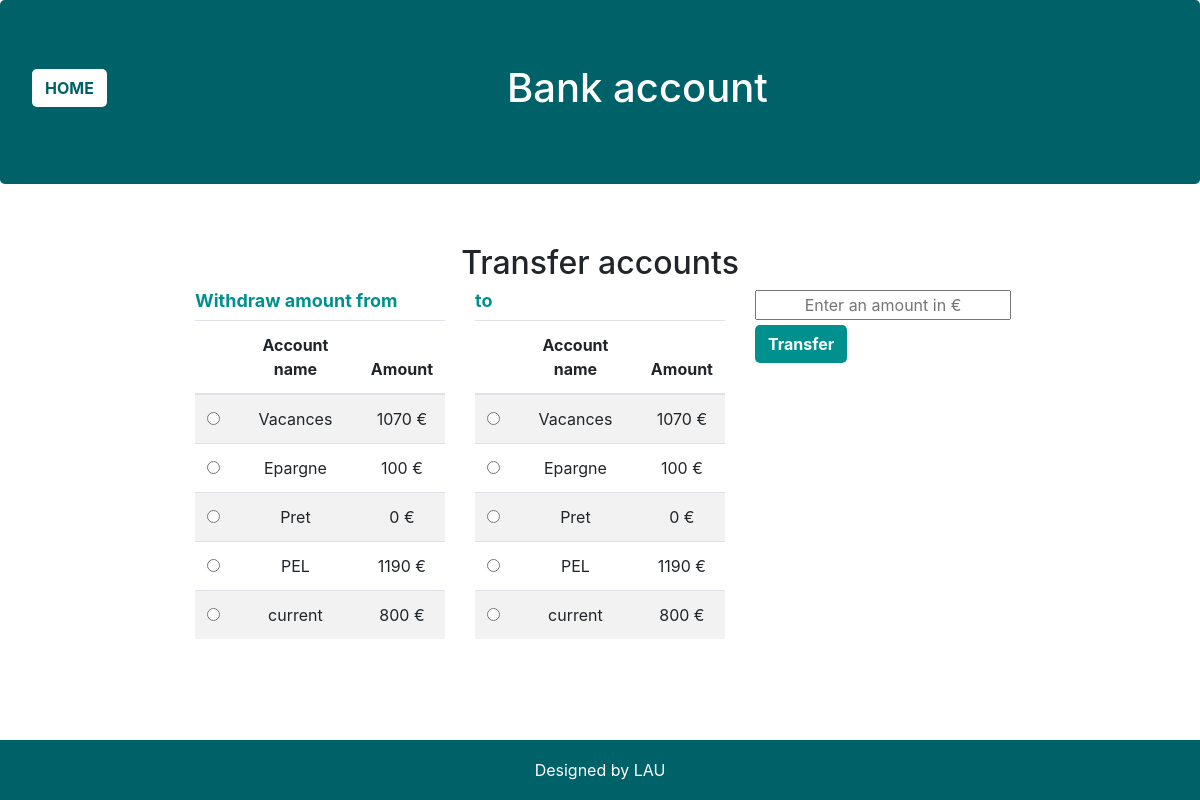
Page /controllers/transfer.php?number=534678 on the committed database.
### tables this page shows
CREATE TABLE `accountData` (
  `id` int(11) NOT NULL,
  `number` int(11) NOT NULL,
  `account` varchar(255) NOT NULL,
  `name` varchar(255) NOT NULL,
  `amount` int(11) NOT NULL
);

### model/AccountManager.php (called while the page is built, shortened)
<?php
class AccountManager{
  private $db;
public function getUserAccounts($number){
  $response=$this->db->prepare('SELECT * FROM accountData WHERE number=:number');
  $response->execute(array(
    'number'=>$number
  ));
  $accounts=$response->fetchAll(PDO::FETCH_ASSOC);
  foreach ($accounts as $key => $value) {
    $accounts[$key]= new Account($value);
  }
  return $accounts;
}
  public function setDb($db)
  {
      $this->db = $db;
  }
}
 ?>

### entities/Account.php (called while the page is built, shortened)
<?php
class Account{
  protected $id;
  protected $account;
  protected $amount;
  public function hydrate(array $donnees)
  {
      foreach ($donnees as $key => $value)
      {
          $method = 'set'.ucfirst($key);
      }
  }
public function getId(){
  return $this->id;
}
public function getAccount(){
  return $this->account;
}
public function getAmount(){
  return $this->amount;
}
public function setId(int $id){
$this->id=$id;
}
public function setAccount($account){
  $this->account=$account;
}
public function setAmount(int $amount){
  $this->amount=$amount;
}
}
 ?>

### views/transferView.php (the view, shortened to what this page needs)
<?php
include("template/header.php");
 ?>
<main>
 <div class="container TransferList">
     <h2 class="text-center">Transfer accounts</h2>
      <div class="row">
       <div class="col-md-4">
         <form class="" action="../controllers/transfer.php" method="post">
         <table class="table table-striped table-responsive text-center">
           <thead>
             <tr>
               <h3>Withdraw amount from</h3>
               <th></th>
               <th>Account name</th>
               <th>Amount</th>
              </tr>
            </thead>
          <tbody>
            <?php foreach ($accounts as $account) {
              echo "<tr>";
              echo "<td><input type='radio' name='account' value='".$account->getId()."'></td>";
              echo "<td>".$account->getAccount()."</td>";
              echo "<td>".$account->getAmount()." €</td>";
              echo "</tr>";
            } ?>
          </tbody>
        </table>
    </div>
       <div class="col-md-4">
         <table class="table table-striped table-responsive text-center">
           <thead>
             <tr>
              <h3>to</h3>
              <th></th>
              <th>Account name</th>
              <th>Amount</th>
            </tr>
          </thead>
        <tbody>
         <?php foreach ($accounts as $account) {
          echo "<tr>";
          echo "<td><input type='radio' name='transferAccount' value='".$account->getId()."'></td>";
          echo "<td>".$account->getAccount()."</td>";
          echo "<td>".$account->getAmount()." €</td>";
          echo "</tr>";
         } ?>
        </tbody>
      </table>
    </div>
     <div class="col-md-4">
      <input type="texte" name="Amount" value="" placeholder="Enter an amount in €">
      <input type="submit" name="" value="Transfer" class="btn btn-custom">
  </div>
</div>
  </div>
</main>
<?php
 include("template/footer.php");
 ?>

### assets/css/main.css (style rules this page uses)
html { color: #222; font-size: 1em; line-height: 1.4; }
.btn-custom { background-color: #00918F; color: white; border-radius: 5px; margin-top: 5px; float: right; font-weight: bold; }
.TransferList { margin-top: 60px; border-radius: 5px; width: 70%; float: none; margin-bottom: 100px; }
.TransferList h3 { font-size: large; font-weight: bold; color: #00918F; }
.TransferList input { text-align: center; float: none; }

### rows in the picture
accountdata: account "Vacances", amount "1070"
accountdata: account "Epargne", amount "100"
accountdata: account "Pret", amount "0"
accountdata: account "PEL", amount "1190"
accountdata: account "current", amount "800"
